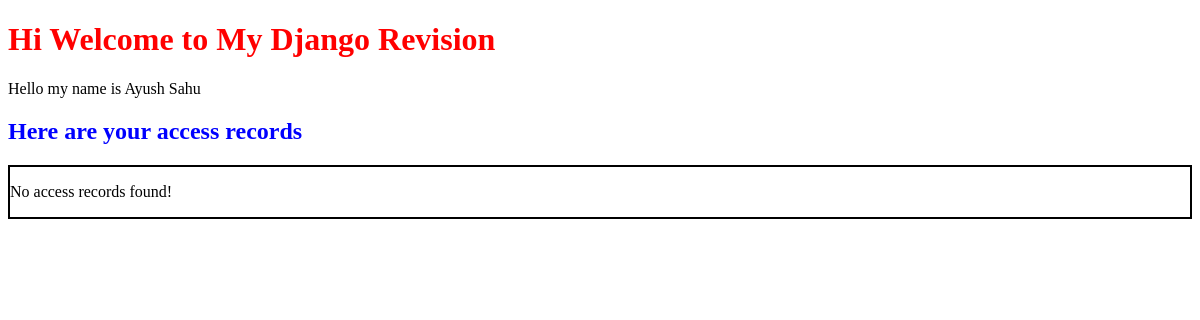
The app's page /webapp/accessrecords/, older data.
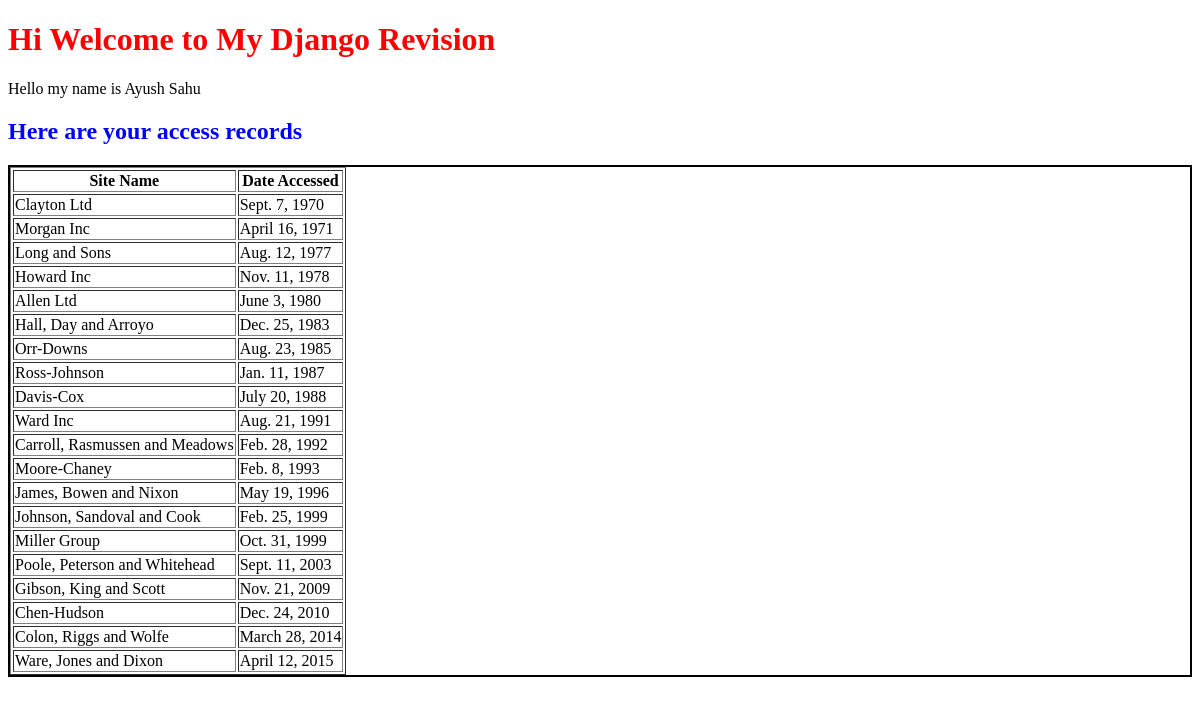
The same page, newer data.
### webapp/models.py (models this page shows, shortened)
class AccessRecord(models.Model):
    name = models.ForeignKey(Webpage, on_delete = models.CASCADE)
    date = models.DateField()

class Webpage(models.Model):
    topic = models.ForeignKey(Topic, on_delete = models.CASCADE)
    name = models.CharField(max_length = 264, unique = True)
    url = models.URLField(unique = True)
    def __str__(self):
        return self.name

### webapp/views.py (the view)
def accrec(request):
    webpages_list = AccessRecord.objects.order_by('date')
    date_dict = {'access_records': webpages_list,
                 'insert_me': 'Hello my name is Ayush Sahu'}
    return render(request, 'webapp/access_records.html', context=date_dict)

### templates/webapp/access_records.html
<!DOCTYPE html>
{% load static %}
<link rel="stylesheet" href="{% static "css/styles.css" %}">
<h1>Hi Welcome to My Django Revision</h1>
{{ insert_me }}
<h2>Here are your access records</h2>
<div class="djangtwo">
  {% if access_records %}
  <table border="1px soild black">
    <thead>
      <th>Site Name</th>
      <th>Date Accessed</th>
    </thead>
    {% for acc in access_records %}
    <tr>
      <td>{{ acc.name }}</td>
      <td>{{ acc.date }}</td>
    </tr>
    {% endfor %}
  </table>
  {% else %}
  <p>No access records found!</p>
  {% endif %}
</div>

Row changes from the older to the newer data that the page shows:
added AccessRecord: name "Clayton Ltd", date "Sept. 7, 1970"
added AccessRecord: name "Morgan Inc", date "April 16, 1971"
added AccessRecord: name "Long and Sons", date "Aug. 12, 1977"
added AccessRecord: name "Howard Inc", date "Nov. 11, 1978"
added AccessRecord: name "Allen Ltd", date "June 3, 1980"
added AccessRecord: name "Hall, Day and Arroyo", date "Dec. 25, 1983"
added AccessRecord: name "Orr-Downs", date "Aug. 23, 1985"
added AccessRecord: name "Ross-Johnson", date "Jan. 11, 1987"
added AccessRecord: name "Davis-Cox", date "July 20, 1988"
added AccessRecord: name "Ward Inc", date "Aug. 21, 1991"
added AccessRecord: name "Carroll, Rasmussen and Meadows", date "Feb. 28, 1992"
added AccessRecord: name "Moore-Chaney", date "Feb. 8, 1993"
added AccessRecord: name "James, Bowen and Nixon", date "May 19, 1996"
added AccessRecord: name "Johnson, Sandoval and Cook", date "Feb. 25, 1999"
added AccessRecord: name "Miller Group", date "Oct. 31, 1999"
added AccessRecord: name "Poole, Peterson and Whitehead", date "Sept. 11, 2003"
added AccessRecord: name "Gibson, King and Scott", date "Nov. 21, 2009"
added AccessRecord: name "Chen-Hudson", date "Dec. 24, 2010"
added AccessRecord: name "Colon, Riggs and Wolfe", date "March 28, 2014"
added AccessRecord: name "Ware, Jones and Dixon", date "April 12, 2015"
Text that changed along with them:
text no longer shown: "No access records found!"
text now shown: "Site Name Date Accessed"
